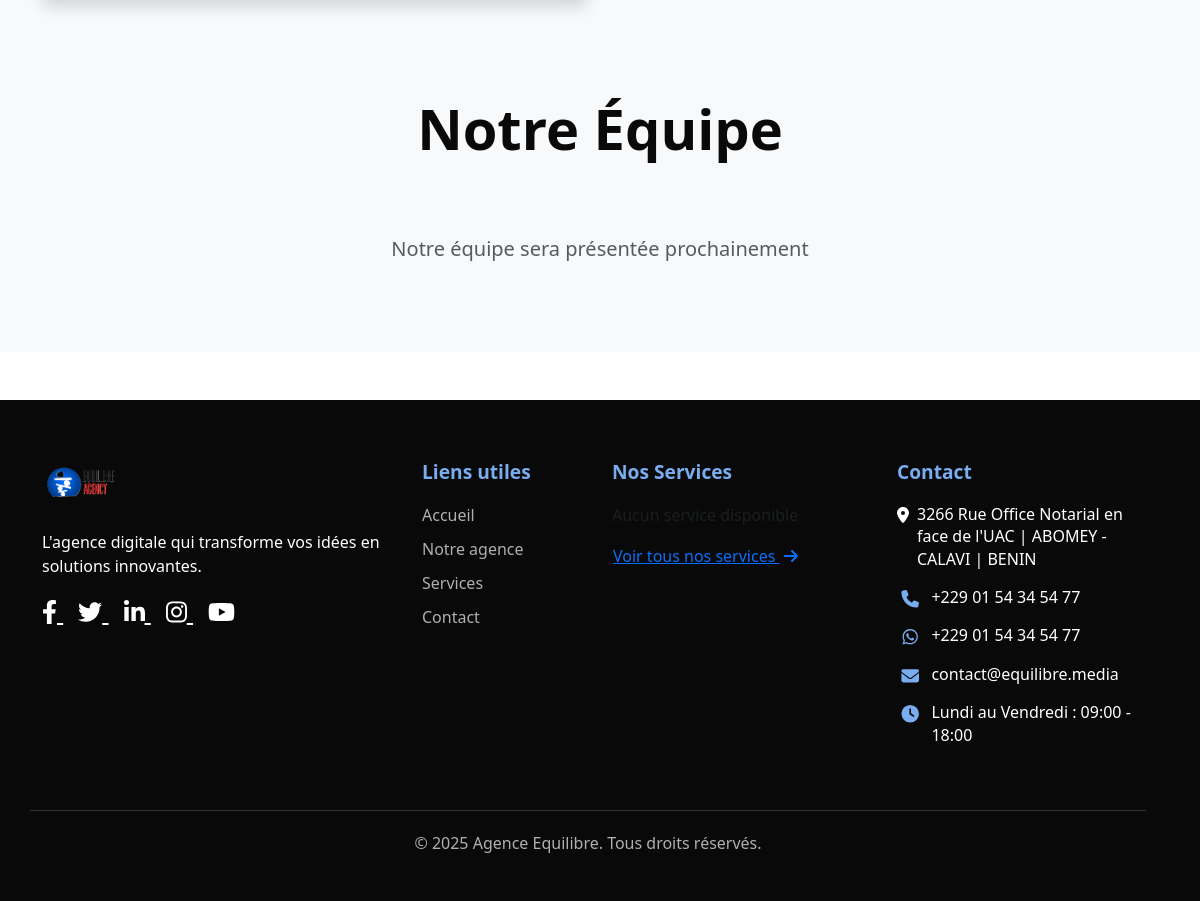
The app's page /notre-agence/ (lower part), older data.
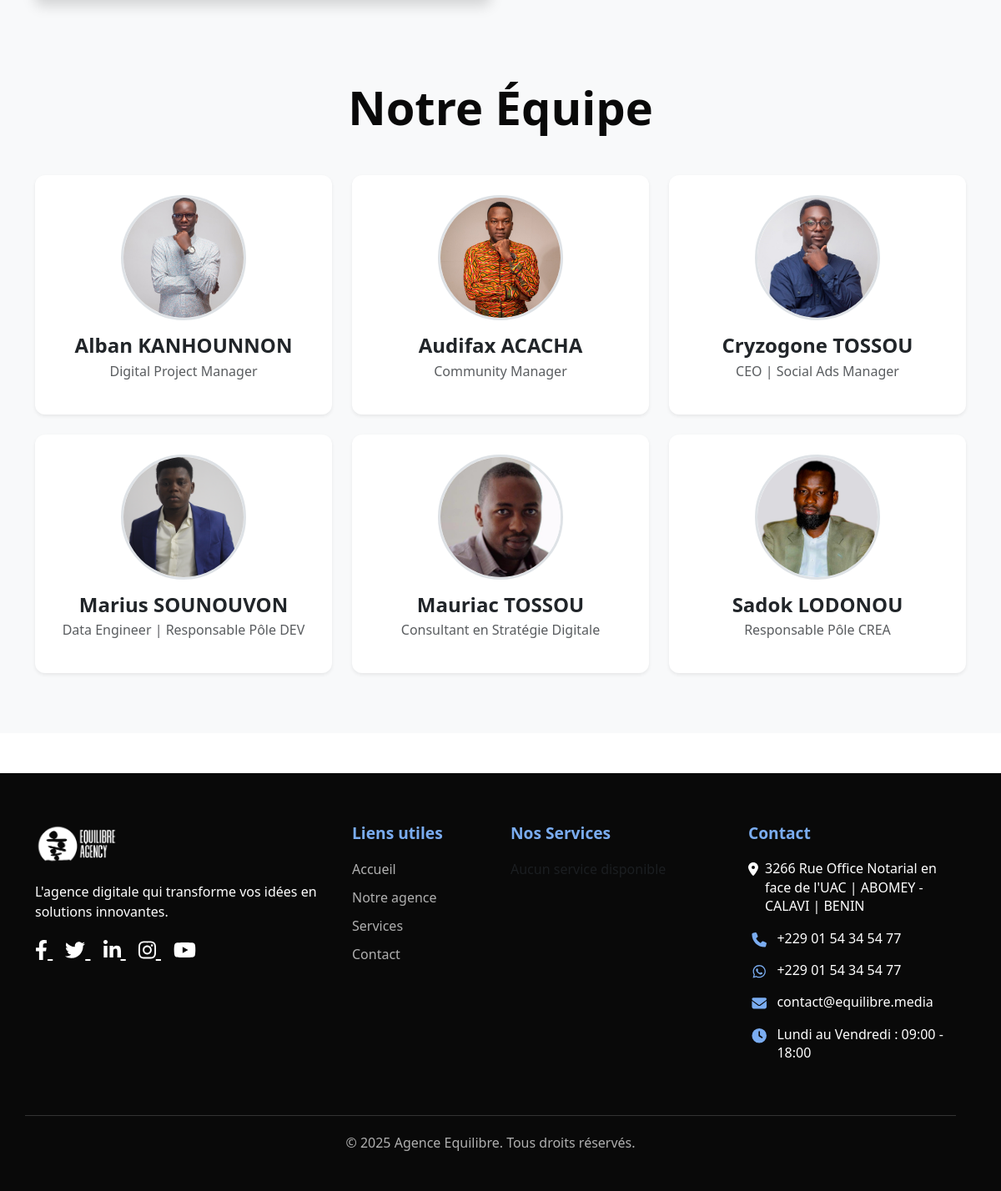
The same page, newer data.
### core/models.py (models this page shows)
class SiteConfig(models.Model):
    logo = models.ImageField(upload_to="config/")
    call_phone = models.CharField(max_length=20)
    whatsapp_phone = models.CharField(max_length= 20)
    email= models.EmailField()
    address= models.CharField(max_length=200)
    horaires= models.CharField(max_length=200)
    social_facebook= models.CharField(max_length=200, blank= True, null= True)
    social_linkedin= models.CharField(max_length= 200, blank= True, null= True)
    social_instagram= models.CharField(max_length= 200, blank= True, null= True)
    social_youtube= models.CharField(max_length= 200, blank= True, null= True)
    social_twitter= models.CharField(max_length= 200, blank= True, null= True)
    class Meta:
        verbose_name = "Configuration du site"

### team/models.py (models this page shows, shortened)
class Member(models.Model):
    name = models.CharField(max_length=100)
    role = models.CharField(max_length=100)
    photo = models.ImageField(upload_to="team/")
    linkedin_url = models.URLField(blank=True)
    facebook_url = models.URLField(blank=True)
    twitter_url = models.URLField(blank=True)
    is_active = models.BooleanField(default=True)  # Pour filtrer les anciens membres
    class Meta:
        ordering = ["name"]  # Tri alphabétique

### core/views.py (the view)
# urls.py: path("notre-agence/", AboutView.as_view(), name="about"),
class AboutView(TemplateView):
    template_name = "core/about.html"
    def get_context_data(self, **kwargs):
        context = super().get_context_data(**kwargs)
        context['members'] = Member.objects.filter(is_active=True)
        return context

### core/context_processors.py (called while the page is built)
def site_config(request):
    config = SiteConfig.objects.first()
    return {'config': config}

def global_services(request):
    return {
        'global_featured_services': Service.objects.filter(is_active=True, is_featured=True)[:4],
        'all_active_services': Service.objects.filter(is_active=True)
    }

### templates/core/about.html (shortened to what this page needs)
{% extends "core/base.html" %}
{% load static %}
{% block content %}
<section class="py-5" style="background-color: #f8f9fa;">
</section>
<section class="team-section py-5 bg-light">
    <div class="container">
        <h2 class="text-center mb-5 display-4 fw-bold text-cobalt">Notre Équipe</h2>
        <div class="row justify-content-center">
            {% for member in members %}
            <div class="col-lg-4 col-md-6 mb-4">
                <div class="card team-card border-0 h-100 shadow-sm">
                    <div class="card-body text-center p-4">
                        <div class="position-relative mb-3 mx-auto" style="width: 150px; height: 150px;">
                            <img src="{{ member.photo.url }}" alt="{{ member.name }}"
                                 class="rounded-circle w-100 h-100 object-fit-cover border border-3 border-accent">
                        </div>
                        <h3 class="h4 fw-bold text-cobalt mb-1">{{ member.name }}</h3>
                        <p class="text-muted mb-3">{{ member.role }}</p>
                    </div>
                </div>
            </div>
            {% empty %}
            <div class="col-12 text-center py-4">
                <p class="lead text-muted">Notre équipe sera présentée prochainement</p>
            </div>
            {% endfor %}
        </div>
    </div>
</section>
{% endblock %}

### templates/core/base.html (shortened to what the changed rows need)
<!DOCTYPE html>
{% load static %}
<html lang="fr">
<head>
    <link href="https://cdn.jsdelivr.net/npm/bootstrap@5.3.0/dist/css/bootstrap.min.css" rel="stylesheet">
    <link rel="stylesheet" href="https://cdnjs.cloudflare.com/ajax/libs/font-awesome/6.4.0/css/all.min.css">
    <link rel="stylesheet" href="https://cdn.jsdelivr.net/npm/swiper@11/swiper-bundle.min.css"/>
    <link rel="stylesheet" href="{% static 'css/custom.css' %}">
    <link rel="stylesheet" href="{% static 'css/about.css' %}">
    <link rel="stylesheet" href="{% static 'css/home.css' %}">
</head>
<body>
    <main class="flex-shrink-0">
        {% block content %}{% endblock %}
    </main>
    <footer class="mt-5">
        <div class="container">
            <div class="row">
                <div class="col-lg-4 mb-4">
                    <div class="footer-logo">
                        <img src= "{{ config.logo.url }}" alt="Logo Agence">
                    </div>
                </div>
                <div class="col-lg-3 col-md-6 mb-4">
                    <h4 class="footer-heading">Nos Services</h4>
                    {% for service in global_featured_services %}
                        <a href="{% url 'service-detail' service.slug %}" class="footer-link d-block mb-2">
                            {{ service.name }}
                        </a>
                    {% empty %}
                        <p class="text-muted">Aucun service disponible</p>
                    {% endfor %}
                    {% if all_active_services|length > 4 %}
                        <a href="{% url 'service-list' %}" class="btn btn-link p-0 text-primary">
                            Voir tous nos services <i class="fas fa-arrow-right ms-1"></i>
                        </a>
                    {% endif %}
                </div>
                <div class="col-lg-3 col-md-6 mb-4">
                    {% if config.address %}
                    <div class="d-flex align-items-start mb-3">
                        <i class="fas fa-map-marker-alt fa-fw mt-1 me-2"></i>
                        <span>{{ config.address }}</span>
                    </div>
                    {% endif %}
                    {% if config.call_phone %}
                    <div class="d-flex align-items-start mb-3">
                        <i class="fas fa-phone fa-fw mt-1 me-2"></i>
                        <a href="tel:{{ config.call_phone|cut:' ' }}" class="text-white text-decoration-none">
                            {{ config.call_phone }}
                        </a>
                    </div>
                    {% endif %}
                    {% if config.whatsapp_phone %}
                    <div class="d-flex align-items-start mb-3">
                        <i class="fab fa-whatsapp fa-fw mt-1 me-2"></i>
                        <a href="https://wa.me/{{ config.whatsapp_phone|cut:' '|cut:'+' }}"
                           class="text-white text-decoration-none"
                           target="_blank">
                            {{ config.whatsapp_phone }}
                        </a>
                    </div>
                    {% endif %}
                    {% if config.email %}
                    <div class="d-flex align-items-start mb-3">
                        <i class="fas fa-envelope fa-fw mt-1 me-2"></i>
                        <a href="mailto:{{ config.email }}" class="text-white text-decoration-none">
                            {{ config.email }}
                        </a>
                    </div>
                    {% endif %}
                    {% if config.horaires %}
                    <div class="d-flex align-items-start">
                        <i class="fas fa-clock fa-fw mt-1 me-2"></i>
                        <span>{{ config.horaires }}</span>
                    </div>
                    {% endif %}
                </div>
        </div>
    </footer>
 </body>
 </html>

Row changes from the older to the newer data that the page shows:
added Member: photo (picture), name "Alban KANHOUNNON", role "Digital Project Manager"
added Member: photo (picture), name "Audifax ACACHA", role "Community Manager"
added Member: photo (picture), name "Cryzogone TOSSOU", role "CEO | Social Ads Manager"
added Member: photo (picture), name "Marius SOUNOUVON", role "Data Engineer | Responsable Pôle DEV"
added Member: photo (picture), name "Mauriac TOSSOU", role "Consultant en Stratégie Digitale"
added Member: photo (picture), name "Sadok LODONOU", role "Responsable Pôle CREA"
changed SiteConfig "3266 Rue Office Notarial en face de l'UAC | ABOMEY - CALAVI | BENIN": logo: a different picture
Text that changed along with them:
text no longer shown: "Notre équipe sera présentée prochainement Voir tous nos services"
